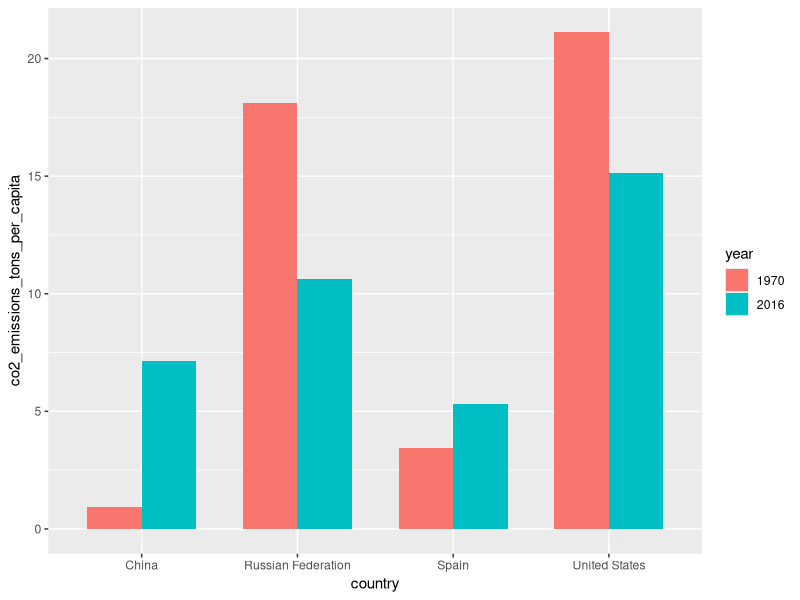
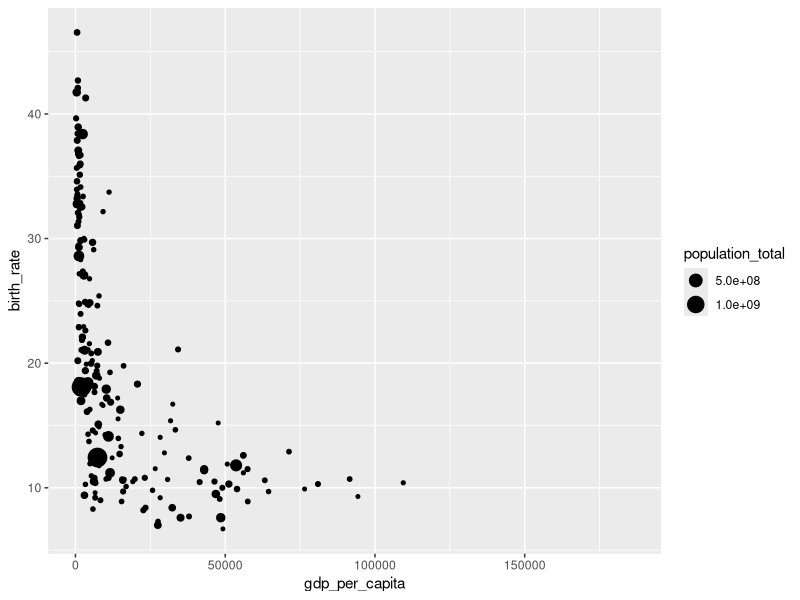
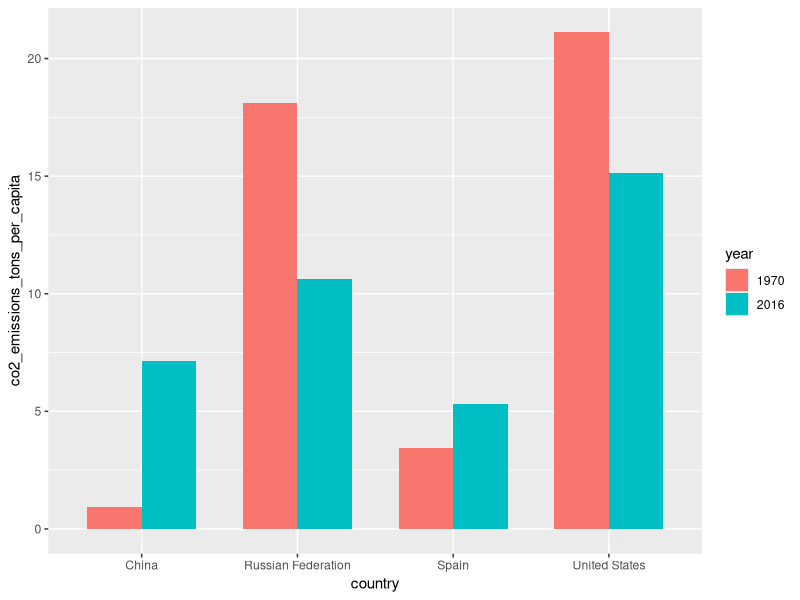
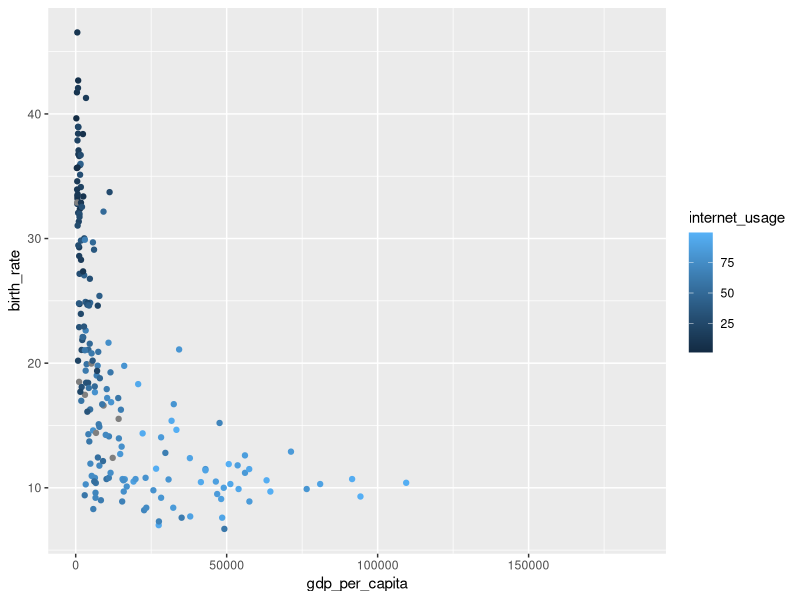
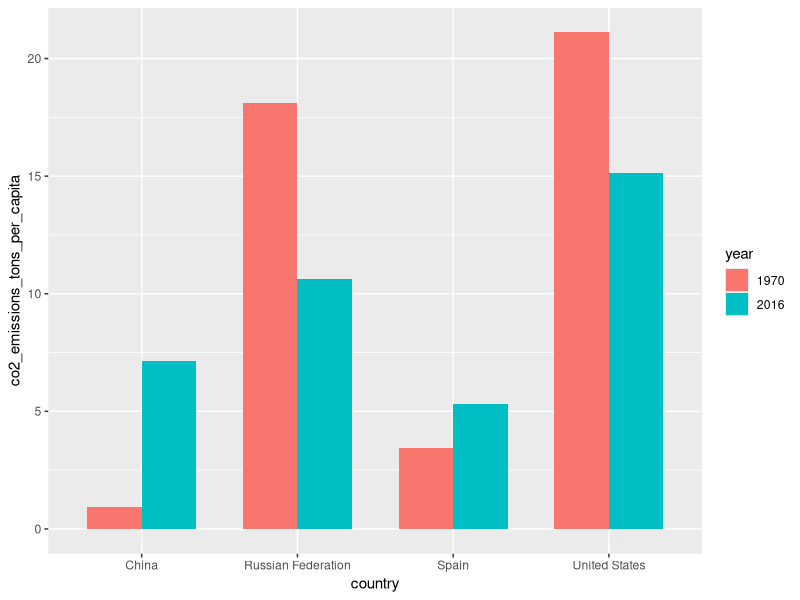

Write R code to recreate these figures, in order.
library(tidyverse)

world_bank_countries <- read_csv("data/world_bank_countries.csv")

my_bar_chart <- world_bank_countries %>% #
  filter(country %in% c("Spain", 
                        "China",
                        "Russian Federation",
                        "United States"),
         year %in% c(1970, 2016)) %>% 
  mutate(year = as.factor(year)) %>% 
  ggplot(aes(x = country,
             y = co2_emissions_tons_per_capita,
             fill = year)) +
  geom_col(width = .7, position = position_dodge(width = .7))

# scale_<AESTHETIC>

# Variable scales ---------------------------------------------------------
my_bar_chart 

# Shortcut scales ---------------------------------------------------------
world_bank_countries %>% 
  filter(year == 2017) %>% 
  ggplot(aes(x = gdp_per_capita,
             y = birth_rate,
             size = population_total)) +
  geom_point()


# Named scales ------------------------------------------------------------
my_bar_chart


# Binned scales -----------------------------------------------------------
world_bank_countries %>% 
  filter(year == 2017) %>% 
  ggplot(aes(x = gdp_per_capita,
             y = birth_rate,
             color = internet_usage)) +
  geom_point()


# Manual scales -----------------------------------------------------------
my_bar_chart
